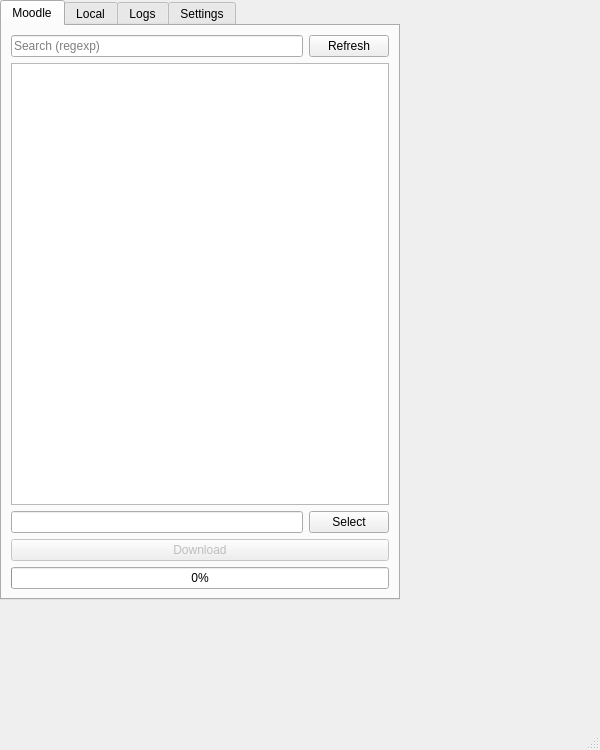
<?xml version="1.0" encoding="UTF-8"?>
<ui version="4.0">
 <class>MuddleWindow</class>
 <widget class="QMainWindow" name="MuddleWindow">
  <property name="geometry">
   <rect>
    <x>0</x>
    <y>0</y>
    <width>600</width>
    <height>750</height>
   </rect>
  </property>
  <property name="windowTitle">
   <string>Muddle</string>
  </property>
  <widget class="QTabWidget" name="Muddle">
   <property name="sizePolicy">
    <sizepolicy hsizetype="Maximum" vsizetype="Maximum">
     <horstretch>0</horstretch>
     <verstretch>0</verstretch>
    </sizepolicy>
   </property>
   <property name="minimumSize">
    <size>
     <width>400</width>
     <height>600</height>
    </size>
   </property>
   <property name="windowTitle">
    <string>TabWidget</string>
   </property>
   <property name="currentIndex">
    <number>0</number>
   </property>
   <widget class="QWidget" name="moodleTab">
    <attribute name="title">
     <string>Moodle</string>
    </attribute>
    <layout class="QGridLayout" name="gridLayout">
     <item row="2" column="0">
      <widget class="QLineEdit" name="downloadPathEdit">
       <property name="enabled">
        <bool>true</bool>
       </property>
      </widget>
     </item>
     <item row="4" column="0" colspan="2">
      <widget class="QPushButton" name="downloadBtn">
       <property name="enabled">
        <bool>false</bool>
       </property>
       <property name="text">
        <string>Download</string>
       </property>
      </widget>
     </item>
     <item row="0" column="0">
      <widget class="QLineEdit" name="searchBar">
       <property name="enabled">
        <bool>true</bool>
       </property>
       <property name="inputMask">
        <string/>
       </property>
       <property name="placeholderText">
        <string>Search (regexp)</string>
       </property>
       <property name="clearButtonEnabled">
        <bool>true</bool>
       </property>
      </widget>
     </item>
     <item row="5" column="0" colspan="2">
      <widget class="QProgressBar" name="downloadProgressBar">
       <property name="enabled">
        <bool>true</bool>
       </property>
       <property name="value">
        <number>0</number>
       </property>
      </widget>
     </item>
     <item row="0" column="1">
      <widget class="QPushButton" name="refreshBtn">
       <property name="text">
        <string>Refresh</string>
       </property>
      </widget>
     </item>
     <item row="2" column="1">
      <widget class="QPushButton" name="selectPathBtn">
       <property name="enabled">
        <bool>true</bool>
       </property>
       <property name="sizePolicy">
        <sizepolicy hsizetype="Minimum" vsizetype="Fixed">
         <horstretch>0</horstretch>
         <verstretch>0</verstretch>
        </sizepolicy>
       </property>
       <property name="text">
        <string>Select</string>
       </property>
      </widget>
     </item>
     <item row="1" column="0" colspan="2">
      <widget class="QTreeView" name="moodleTree">
       <property name="headerHidden">
        <bool>false</bool>
       </property>
      </widget>
     </item>
    </layout>
   </widget>
   <widget class="QTreeView" name="localTab">
    <attribute name="title">
     <string>Local</string>
    </attribute>
   </widget>
   <widget class="QPlainTextEdit" name="logsTab">
    <property name="sizePolicy">
     <sizepolicy hsizetype="Expanding" vsizetype="Expanding">
      <horstretch>0</horstretch>
      <verstretch>0</verstretch>
     </sizepolicy>
    </property>
    <property name="frameShadow">
     <enum>QFrame::Sunken</enum>
    </property>
    <property name="undoRedoEnabled">
     <bool>false</bool>
    </property>
    <property name="plainText">
     <string notr="true"/>
    </property>
    <property name="textInteractionFlags">
     <set>Qt::TextSelectableByKeyboard|Qt::TextSelectableByMouse</set>
    </property>
    <attribute name="title">
     <string>Logs</string>
    </attribute>
   </widget>
   <widget class="QWidget" name="settingsTab">
    <attribute name="title">
     <string>Settings</string>
    </attribute>
    <layout class="QVBoxLayout" name="verticalLayout">
     <item>
      <widget class="QGroupBox" name="moodleGrp">
       <property name="title">
        <string>Moodle</string>
       </property>
       <layout class="QFormLayout" name="formLayout_2">
        <item row="0" column="0">
         <widget class="QLabel" name="intanceLabel">
          <property name="text">
           <string>Instance URL</string>
          </property>
         </widget>
        </item>
        <item row="0" column="1">
         <widget class="QLineEdit" name="instanceUrlEdit">
          <property name="clearButtonEnabled">
           <bool>true</bool>
          </property>
         </widget>
        </item>
        <item row="1" column="0">
         <widget class="QLabel" name="tokenLabel">
          <property name="text">
           <string>Token</string>
          </property>
         </widget>
        </item>
        <item row="1" column="1">
         <widget class="QLineEdit" name="tokenEdit">
          <property name="clearButtonEnabled">
           <bool>true</bool>
          </property>
         </widget>
        </item>
        <item row="2" column="1">
         <widget class="QPushButton" name="requestTokenBtn">
          <property name="enabled">
           <bool>false</bool>
          </property>
          <property name="text">
           <string>Request Token</string>
          </property>
         </widget>
        </item>
       </layout>
      </widget>
     </item>
     <item>
      <widget class="QGroupBox" name="muddleGrp">
       <property name="title">
        <string>Muddle</string>
       </property>
       <layout class="QFormLayout" name="formLayout">
        <item row="0" column="0">
         <widget class="QLabel" name="configLabel">
          <property name="text">
           <string>Config</string>
          </property>
         </widget>
        </item>
        <item row="0" column="1">
         <widget class="QLineEdit" name="configEdit">
          <property name="readOnly">
           <bool>true</bool>
          </property>
         </widget>
        </item>
        <item row="1" column="0">
         <widget class="QLabel" name="defaultDownloadPathLabel">
          <property name="text">
           <string>Default download path</string>
          </property>
         </widget>
        </item>
        <item row="1" column="1">
         <widget class="QLineEdit" name="defaltDownloadPathEdit">
          <property name="placeholderText">
           <string>Not set</string>
          </property>
          <property name="clearButtonEnabled">
           <bool>true</bool>
          </property>
         </widget>
        </item>
        <item row="2" column="1">
         <widget class="QCheckBox" name="alwaysStartGuiCheckBox">
          <property name="text">
           <string>Always start GUI</string>
          </property>
         </widget>
        </item>
       </layout>
      </widget>
     </item>
    </layout>
   </widget>
  </widget>
  <widget class="QMenuBar" name="menubar">
   <property name="geometry">
    <rect>
     <x>0</x>
     <y>0</y>
     <width>600</width>
     <height>23</height>
    </rect>
   </property>
  </widget>
  <widget class="QStatusBar" name="statusbar"/>
 </widget>
 <resources/>
 <connections/>
</ui>
